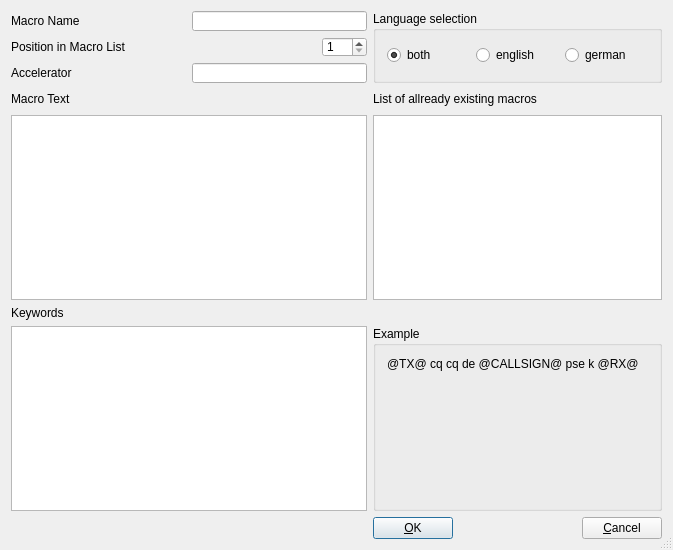
<?xml version="1.0" encoding="UTF-8"?>
<ui version="4.0">
 <class>AddMacro</class>
 <widget class="QDialog" name="AddMacro">
  <property name="geometry">
   <rect>
    <x>0</x>
    <y>0</y>
    <width>673</width>
    <height>550</height>
   </rect>
  </property>
  <property name="sizePolicy">
   <sizepolicy hsizetype="Preferred" vsizetype="Preferred">
    <horstretch>0</horstretch>
    <verstretch>0</verstretch>
   </sizepolicy>
  </property>
  <property name="minimumSize">
   <size>
    <width>600</width>
    <height>450</height>
   </size>
  </property>
  <property name="baseSize">
   <size>
    <width>600</width>
    <height>350</height>
   </size>
  </property>
  <property name="windowTitle">
   <string>Add Macro</string>
  </property>
  <property name="sizeGripEnabled">
   <bool>true</bool>
  </property>
  <layout class="QGridLayout" name="gridLayout">
   <item row="0" column="0" colspan="2">
    <layout class="QHBoxLayout" name="horizontalLayout">
     <item>
      <widget class="QLabel" name="textLabel1">
       <property name="minimumSize">
        <size>
         <width>90</width>
         <height>20</height>
        </size>
       </property>
       <property name="text">
        <string>Macro Name</string>
       </property>
       <property name="textFormat">
        <enum>Qt::PlainText</enum>
       </property>
       <property name="wordWrap">
        <bool>false</bool>
       </property>
      </widget>
     </item>
     <item>
      <widget class="QLineEdit" name="MacroName">
       <property name="sizePolicy">
        <sizepolicy hsizetype="Preferred" vsizetype="Preferred">
         <horstretch>0</horstretch>
         <verstretch>0</verstretch>
        </sizepolicy>
       </property>
       <property name="minimumSize">
        <size>
         <width>150</width>
         <height>20</height>
        </size>
       </property>
      </widget>
     </item>
    </layout>
   </item>
   <item row="0" column="2" rowspan="3">
    <widget class="QGroupBox" name="groupBox_2">
     <property name="title">
      <string>Language selection</string>
     </property>
     <layout class="QHBoxLayout" name="horizontalLayout_3">
      <item>
       <widget class="QRadioButton" name="lang0">
        <property name="text">
         <string>both</string>
        </property>
        <property name="checked">
         <bool>true</bool>
        </property>
        <attribute name="buttonGroup">
         <string notr="true">bG</string>
        </attribute>
       </widget>
      </item>
      <item>
       <widget class="QRadioButton" name="lang1">
        <property name="text">
         <string>english</string>
        </property>
        <attribute name="buttonGroup">
         <string notr="true">bG</string>
        </attribute>
       </widget>
      </item>
      <item>
       <widget class="QRadioButton" name="lang2">
        <property name="text">
         <string>german</string>
        </property>
        <attribute name="buttonGroup">
         <string notr="true">bG</string>
        </attribute>
       </widget>
      </item>
     </layout>
    </widget>
   </item>
   <item row="1" column="0" colspan="2">
    <layout class="QHBoxLayout" name="horizontalLayout_2">
     <item>
      <widget class="QLabel" name="textLabel2">
       <property name="minimumSize">
        <size>
         <width>145</width>
         <height>20</height>
        </size>
       </property>
       <property name="text">
        <string>Position in Macro List</string>
       </property>
       <property name="wordWrap">
        <bool>false</bool>
       </property>
      </widget>
     </item>
     <item>
      <spacer name="horizontalSpacer_5">
       <property name="orientation">
        <enum>Qt::Horizontal</enum>
       </property>
       <property name="sizeHint" stdset="0">
        <size>
         <width>31</width>
         <height>20</height>
        </size>
       </property>
      </spacer>
     </item>
     <item>
      <widget class="QSpinBox" name="Position">
       <property name="minimumSize">
        <size>
         <width>45</width>
         <height>20</height>
        </size>
       </property>
       <property name="minimum">
        <number>1</number>
       </property>
      </widget>
     </item>
    </layout>
   </item>
   <item row="2" column="0">
    <widget class="QLabel" name="textLabel1_3">
     <property name="minimumSize">
      <size>
       <width>90</width>
       <height>20</height>
      </size>
     </property>
     <property name="text">
      <string>Accelerator</string>
     </property>
     <property name="wordWrap">
      <bool>false</bool>
     </property>
    </widget>
   </item>
   <item row="2" column="1">
    <widget class="QLineEdit" name="Accelerator">
     <property name="sizePolicy">
      <sizepolicy hsizetype="Preferred" vsizetype="Preferred">
       <horstretch>0</horstretch>
       <verstretch>0</verstretch>
      </sizepolicy>
     </property>
     <property name="minimumSize">
      <size>
       <width>50</width>
       <height>20</height>
      </size>
     </property>
    </widget>
   </item>
   <item row="3" column="0">
    <widget class="QLabel" name="textLabel3">
     <property name="minimumSize">
      <size>
       <width>0</width>
       <height>20</height>
      </size>
     </property>
     <property name="text">
      <string>Macro Text</string>
     </property>
     <property name="textFormat">
      <enum>Qt::PlainText</enum>
     </property>
     <property name="wordWrap">
      <bool>false</bool>
     </property>
    </widget>
   </item>
   <item row="3" column="2">
    <widget class="QLabel" name="textLabel4">
     <property name="minimumSize">
      <size>
       <width>0</width>
       <height>20</height>
      </size>
     </property>
     <property name="text">
      <string>List of allready existing macros</string>
     </property>
     <property name="wordWrap">
      <bool>false</bool>
     </property>
    </widget>
   </item>
   <item row="4" column="0" colspan="2">
    <widget class="QTextEdit" name="MacroDefinition">
     <property name="sizePolicy">
      <sizepolicy hsizetype="Preferred" vsizetype="Preferred">
       <horstretch>0</horstretch>
       <verstretch>0</verstretch>
      </sizepolicy>
     </property>
    </widget>
   </item>
   <item row="4" column="2">
    <widget class="QListView" name="MacroDisplay"/>
   </item>
   <item row="5" column="0">
    <widget class="QLabel" name="textLabel1_2">
     <property name="text">
      <string>Keywords</string>
     </property>
     <property name="wordWrap">
      <bool>false</bool>
     </property>
    </widget>
   </item>
   <item row="6" column="0" colspan="2">
    <widget class="QListView" name="KeywordDisplay">
     <property name="sizePolicy">
      <sizepolicy hsizetype="Preferred" vsizetype="Preferred">
       <horstretch>0</horstretch>
       <verstretch>0</verstretch>
      </sizepolicy>
     </property>
    </widget>
   </item>
   <item row="6" column="2">
    <widget class="QGroupBox" name="groupBox">
     <property name="title">
      <string>Example</string>
     </property>
     <layout class="QFormLayout" name="formLayout">
      <item row="0" column="0">
       <widget class="QLabel" name="textLabel6">
        <property name="frameShape">
         <enum>QFrame::NoFrame</enum>
        </property>
        <property name="frameShadow">
         <enum>QFrame::Plain</enum>
        </property>
        <property name="text">
         <string>@TX@ cq cq de @CALLSIGN@ pse k @RX@</string>
        </property>
        <property name="textFormat">
         <enum>Qt::PlainText</enum>
        </property>
        <property name="wordWrap">
         <bool>false</bool>
        </property>
       </widget>
      </item>
     </layout>
    </widget>
   </item>
   <item row="7" column="0" colspan="2">
    <spacer name="horizontalSpacer_2">
     <property name="orientation">
      <enum>Qt::Horizontal</enum>
     </property>
     <property name="sizeHint" stdset="0">
      <size>
       <width>356</width>
       <height>20</height>
      </size>
     </property>
    </spacer>
   </item>
   <item row="7" column="2">
    <layout class="QHBoxLayout" name="horizontalLayout_4">
     <item>
      <widget class="QPushButton" name="buttonOk">
       <property name="text">
        <string>&amp;OK</string>
       </property>
       <property name="shortcut">
        <string/>
       </property>
       <property name="autoDefault">
        <bool>true</bool>
       </property>
       <property name="default">
        <bool>true</bool>
       </property>
      </widget>
     </item>
     <item>
      <spacer name="horizontalSpacer">
       <property name="orientation">
        <enum>Qt::Horizontal</enum>
       </property>
       <property name="sizeHint" stdset="0">
        <size>
         <width>72</width>
         <height>22</height>
        </size>
       </property>
      </spacer>
     </item>
     <item>
      <widget class="QPushButton" name="buttonCancel">
       <property name="text">
        <string>&amp;Cancel</string>
       </property>
       <property name="shortcut">
        <string/>
       </property>
       <property name="autoDefault">
        <bool>true</bool>
       </property>
      </widget>
     </item>
    </layout>
   </item>
  </layout>
 </widget>
 <layoutdefault spacing="6" margin="11"/>
 <pixmapfunction>qPixmapFromMimeSource</pixmapfunction>
 <resources/>
 <connections>
  <connection>
   <sender>buttonOk</sender>
   <signal>clicked()</signal>
   <receiver>AddMacro</receiver>
   <slot>accept()</slot>
   <hints>
    <hint type="sourcelabel">
     <x>20</x>
     <y>20</y>
    </hint>
    <hint type="destinationlabel">
     <x>20</x>
     <y>20</y>
    </hint>
   </hints>
  </connection>
  <connection>
   <sender>buttonCancel</sender>
   <signal>clicked()</signal>
   <receiver>AddMacro</receiver>
   <slot>reject()</slot>
   <hints>
    <hint type="sourcelabel">
     <x>20</x>
     <y>20</y>
    </hint>
    <hint type="destinationlabel">
     <x>20</x>
     <y>20</y>
    </hint>
   </hints>
  </connection>
  <connection>
   <sender>KeywordDisplay</sender>
   <signal>clicked(QModelIndex)</signal>
   <receiver>AddMacro</receiver>
   <slot>insertKeyword(QModelIndex)</slot>
   <hints>
    <hint type="sourcelabel">
     <x>162</x>
     <y>382</y>
    </hint>
    <hint type="destinationlabel">
     <x>367</x>
     <y>256</y>
    </hint>
   </hints>
  </connection>
 </connections>
 <slots>
  <slot>insertKeyword(QModelIndex)</slot>
 </slots>
 <buttongroups>
  <buttongroup name="bG"/>
 </buttongroups>
</ui>
